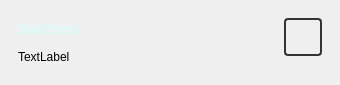
<?xml version="1.0" encoding="UTF-8"?>
<ui version="4.0">
 <class>PlaylistWidget</class>
 <widget class="QWidget" name="PlaylistWidget">
  <property name="geometry">
   <rect>
    <x>0</x>
    <y>0</y>
    <width>340</width>
    <height>85</height>
   </rect>
  </property>
  <property name="windowTitle">
   <string>Frame</string>
  </property>
  <property name="styleSheet">
   <string notr="true">QPushButton#butPlay {
 color: white; 
border-style: inset;
 border: 1.5px solid #333333;
 border-radius: 4px;
 padding: 1px;
 background: qlineargradient(
   x1:0, y1:0, x2:0, y2:0.3,
   stop:0.1 white,
   stop:1 #326f22
 );
max-height: 32px;
min-height: 32px;
}
QPushButton#butPlay:checked {
 background: qlineargradient(
   x1:0, y1:0, x2:0, y2:0.3,
   stop:0.1 white,
   stop:1 #82df52
 );
}
QFrame#framePlaylistWidget{
	background: qlineargradient(
   x1:0, y1:0, x2:0, y2:1,
   stop: 0.01 #202020,
	stop:0.11 #505050,
   stop:1 #505050
 );
}
 QFrame#framePlaylistWidget::item:selected {
     border: 1px solid #6a6ea9;
 }

 QFrame#framePlaylistWidget::item:selected:!active {
     background: qlineargradient(x1: 0, y1: 0, x2: 0, y2: 1,
                                 stop: 0 #ABAFE5, stop: 1 #8588B2);
 }

 QFrame#framePlaylistWidget::item:selected:active {
     background: qlineargradient(x1: 0, y1: 0, x2: 0, y2: 1,
                                 stop: 0 #6a6ea9, stop: 1 #888dd9);
 }

 QFrame#framePlaylistWidget::item:hover {
     background: qlineargradient(x1: 0, y1: 0, x2: 0, y2: 1,
                                 stop: 0 #FAFBFE, stop: 1 #DCDEF1);
 }</string>
  </property>
  <layout class="QHBoxLayout" name="horizontalLayout">
   <property name="margin">
    <number>0</number>
   </property>
   <item>
    <widget class="QFrame" name="framePlaylistWidget">
     <property name="contextMenuPolicy">
      <enum>Qt::DefaultContextMenu</enum>
     </property>
     <property name="frameShape">
      <enum>QFrame::NoFrame</enum>
     </property>
     <property name="frameShadow">
      <enum>QFrame::Raised</enum>
     </property>
     <layout class="QGridLayout" name="gridLayout">
      <item row="0" column="0">
       <widget class="QFrame" name="fraText">
        <property name="frameShape">
         <enum>QFrame::NoFrame</enum>
        </property>
        <property name="frameShadow">
         <enum>QFrame::Raised</enum>
        </property>
        <layout class="QVBoxLayout" name="verticalLayout">
         <item>
          <widget class="QLabel" name="lblName">
           <property name="toolTip">
            <string>Click here to show the content of this list</string>
           </property>
           <property name="text">
            <string>&lt;!DOCTYPE HTML PUBLIC &quot;-//W3C//DTD HTML 4.0//EN&quot; &quot;http://www.w3.org/TR/REC-html40/strict.dtd&quot;&gt;
&lt;html&gt;&lt;head&gt;&lt;meta name=&quot;qrichtext&quot; content=&quot;1&quot; /&gt;&lt;style type=&quot;text/css&quot;&gt;
p, li { white-space: pre-wrap; }
&lt;/style&gt;&lt;/head&gt;&lt;body style=&quot; font-family:'MS Shell Dlg 2'; font-size:8.25pt; font-weight:400; font-style:normal;&quot;&gt;
&lt;p style=&quot; margin-top:0px; margin-bottom:0px; margin-left:0px; margin-right:0px; -qt-block-indent:0; text-indent:0px;&quot;&gt;&lt;a href=&quot;charts&quot;&gt;&lt;span style=&quot; font-size:8pt; text-decoration: underline; color:#d0fff8;&quot;&gt;Most Played&lt;/span&gt;&lt;/a&gt;&lt;/p&gt;&lt;/body&gt;&lt;/html&gt;</string>
           </property>
          </widget>
         </item>
         <item>
          <widget class="QLabel" name="lblDesciption">
           <property name="text">
            <string>TextLabel</string>
           </property>
          </widget>
         </item>
        </layout>
        <zorder>lblDesciption</zorder>
        <zorder>lblName</zorder>
       </widget>
      </item>
      <item row="0" column="1">
       <widget class="QFrame" name="fraButton">
        <property name="sizePolicy">
         <sizepolicy hsizetype="Fixed" vsizetype="Preferred">
          <horstretch>0</horstretch>
          <verstretch>0</verstretch>
         </sizepolicy>
        </property>
        <property name="frameShape">
         <enum>QFrame::NoFrame</enum>
        </property>
        <property name="frameShadow">
         <enum>QFrame::Raised</enum>
        </property>
        <layout class="QFormLayout" name="formLayout">
         <item row="0" column="0" colspan="2">
          <widget class="QPushButton" name="butPlay">
           <property name="minimumSize">
            <size>
             <width>35</width>
             <height>38</height>
            </size>
           </property>
           <property name="toolTip">
            <string>Load all songs directly into the playlists</string>
           </property>
           <property name="text">
            <string/>
           </property>
           <property name="icon">
            <iconset resource="../images/icons.qrc">
             <normaloff>:/play.png</normaloff>:/play.png</iconset>
           </property>
          </widget>
         </item>
        </layout>
       </widget>
      </item>
     </layout>
    </widget>
   </item>
  </layout>
 </widget>
 <resources>
  <include location="../images/icons.qrc"/>
 </resources>
 <connections/>
</ui>
